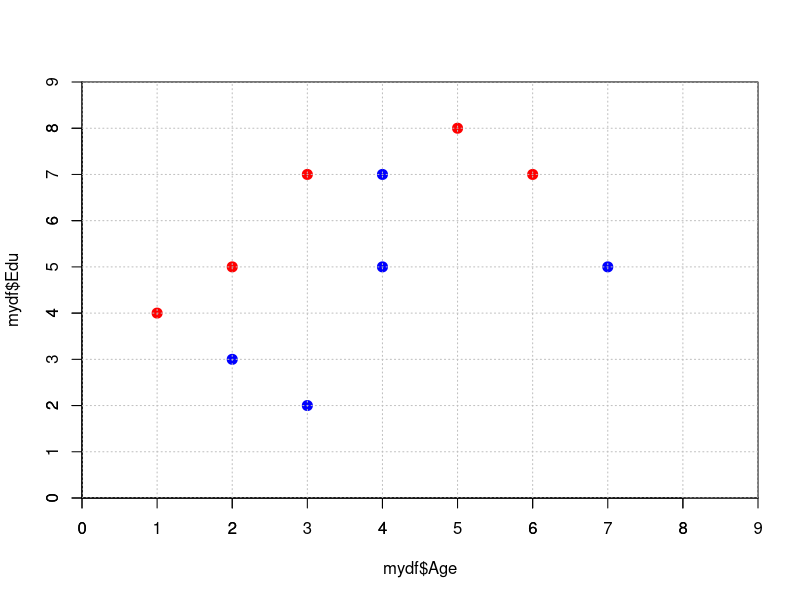

Write the R code that produced this figure.
#Log Regression
#https://visualstudiomagazine.com/articles/2016/12/01/logistic-regression-using-r.aspx
#
Age <- c(1,5,3,2,6,3,7,4,2,4)
Edu <- c(4,8,7,5,7,2,5,5,3,7)
Party <- c("red","red","red","red","red", "blue","blue","blue","blue","blue")
mydf <- data.frame(Age,Edu,Party)
mydf$Party <- factor(mydf$Party, levels=c("red","blue"))
mydf

plot(mydf$Age, mydf$Edu, xlim=c(0,9), ylim=c(0,9),
     xaxs="i", yaxs="i", col=c("red","blue")[mydf$Party],pch=20, cex=2)

axis(side=1, at=c(0:9))
axis(side=2, at=c(0:9))
abline(h=0:9,v=0:9, col="gray", lty=3)

mymodel = glm(Party ~ Age + Edu, data=mydf, family="binomial")
summary(mymodel)
age=1; edu=4
(z = 3.5566 + (0.9939 * 1) + (-1.3191 * 4)) #  -0.7259
(z = 3.5566 + 0.9939 * age - 1.3191 * edu)
(p = 1 / (1 + exp(-z)))  #0.3261
contrasts(mydf$Party)  # blue=1
#If p > 0.5, the predicted value is the second possible value, "blue

predict(mymodel, mydf, type="response")


if (p <= 0.5) { 
  cat("predicted party = red \n") 
  } else {
  cat("predicted party = blue \n")
  }
#predicted party = red
#2nd way to predict
b0 = mymodel$coefficients[[1]]
b1 = mymodel$coefficients[[2]]
b2 = mymodel$coefficients[[3]]
(z = b0 + (b1 * 1) + (b2 * 4))
(p = 1 / (1 + exp(-z)))

#3rd way to predict
nd = with(mydf, data.frame(Age=1, Edu=4))
nd
nd$pred = predict(mymodel, newdata=nd, type="response")
nd
